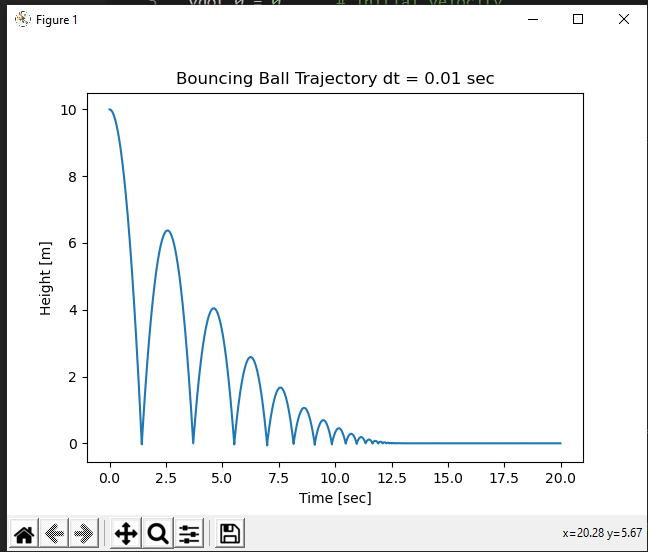

Generate this figure with Python:
import matplotlib.pyplot as plt
from numpy import *

y1 = 10		# initial height
ydot_0 = 0 		# initial velocity
yddot = -9.81	# accel due to gravity
x_0 = 0
xdot_0 = 1
xddot_0 = 0
dt = 0.01		# delta time
COR = .8 	#coefficient of restitution <1 is realistic-ish elastic with some energy loss


time = arange(0,20,dt)
y = zeros(size(time))
y[0] = y1
y_prev = 0
t_local = 0
cntr = 0

for idx, t in enumerate(time) :
	t_local = dt*cntr
	
	y[idx] = y1 + ydot_0*t_local + yddot*t_local**2/2

	if (y[idx] <= 0.0):
		ydot_0 = COR*(y_prev - y[idx])/dt
		y1 = 0 		# must be at edge, reset height to this value
		t_local = 0 	# reset time
		cntr = 0 		# reset counter
		
	
	#calculate position
	
	y_prev = y[idx] 	# store previous time value
	cntr = cntr + 1 		# increment counter
	

plt.plot(time, y)
plt.ylabel("Height [m]")
plt.xlabel("Time [sec]")
plt.title("Bouncing Ball Trajectory dt = %0.2f sec" % dt )
plt.show()
